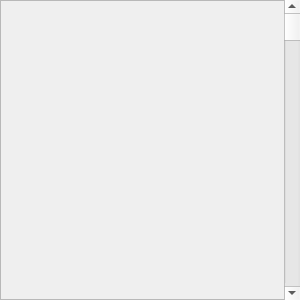
<?xml version="1.0" encoding="UTF-8"?>
<ui version="4.0">
 <class>Frame</class>
 <widget class="QFrame" name="Frame">
  <property name="geometry">
   <rect>
    <x>0</x>
    <y>0</y>
    <width>300</width>
    <height>300</height>
   </rect>
  </property>
  <property name="windowTitle">
   <string>Frame</string>
  </property>
  <property name="frameShape">
   <enum>QFrame::StyledPanel</enum>
  </property>
  <property name="frameShadow">
   <enum>QFrame::Raised</enum>
  </property>
  <widget class="QScrollBar" name="vsclBar">
   <property name="geometry">
    <rect>
     <x>284</x>
     <y>0</y>
     <width>16</width>
     <height>300</height>
    </rect>
   </property>
   <property name="orientation">
    <enum>Qt::Vertical</enum>
   </property>
  </widget>
 </widget>
 <resources/>
 <connections/>
</ui>
